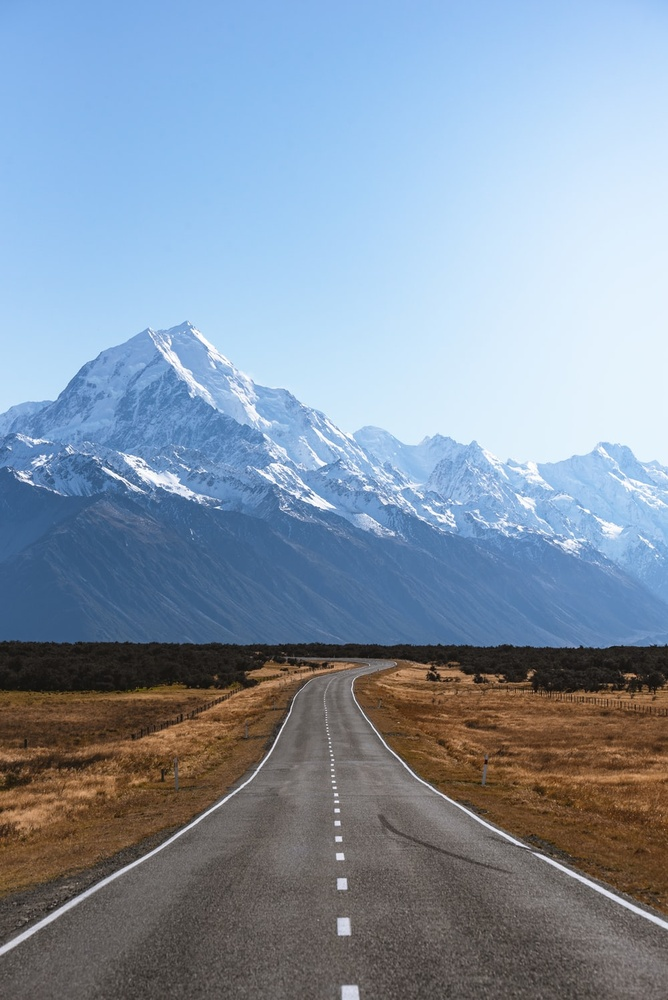
#> input picture road.jpeg, 668 x 1000 px, shrunk from 1000 x 1498 before the run; its folder holds only this picture in this run
$ python image.py
#> lines starting #> are read from the running program, lines starting #| are printed output that depends on the picture; long printed decimals are rounded
# ----------------< Imports >----------------
import cv2
import numpy as np
import scipy.signal
import queue
import threading
import time
from multiprocessing import Process

# ----------------< Variables >----------------
start_time = time.perf_counter()

kernel_size = 10
kernel = ((1 / kernel_size**2) * np.ones(kernel_size**2))
kernel = kernel.reshape((kernel_size, kernel_size))

image_dir_path = 'image_dir/'
images_queue = queue.Queue()

deafult_image_id = 'deafult_id'

# ----------------< Functions >----------------
def image_to_gray(image_path, image_id):
#> called with image_path = 'road.jpeg', image_id = 0
    image = cv2.imread(image_path)
#> image is the input picture: shape (1000, 668, 3); mean B, G, R 167.5, 148.6, 131.8
    gray = cv2.cvtColor(image, cv2.COLOR_BGR2GRAY)
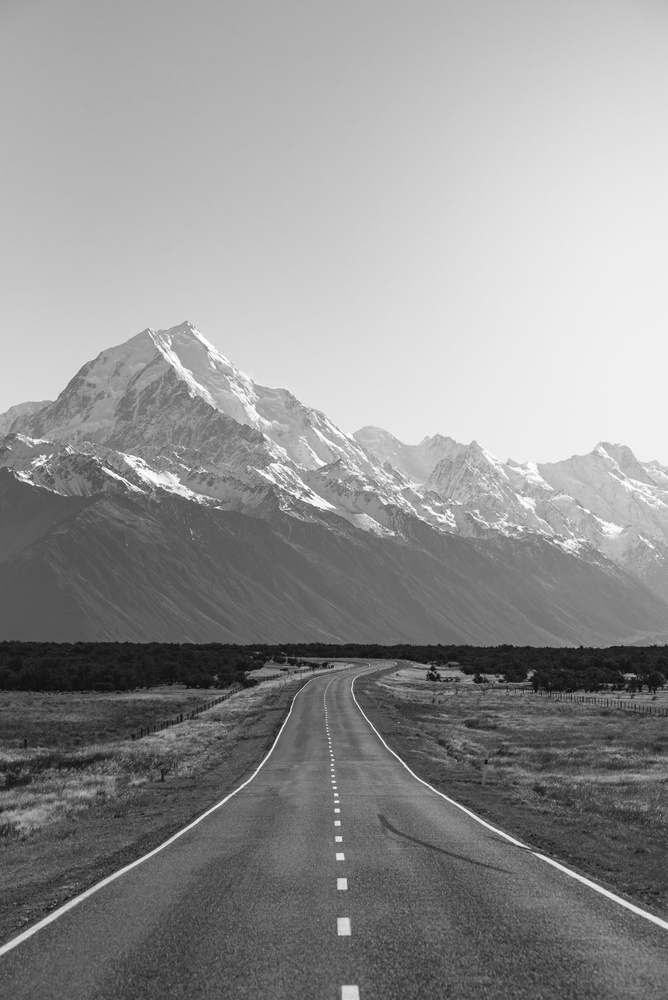
#> gray: shape (1000, 668); min 10, max 255, mean 145.7
    # cv2.imwrite(image_dir_path + image_id + 'gray' + image_path, gray)
    output = scipy.signal.convolve2d(gray, kernel)
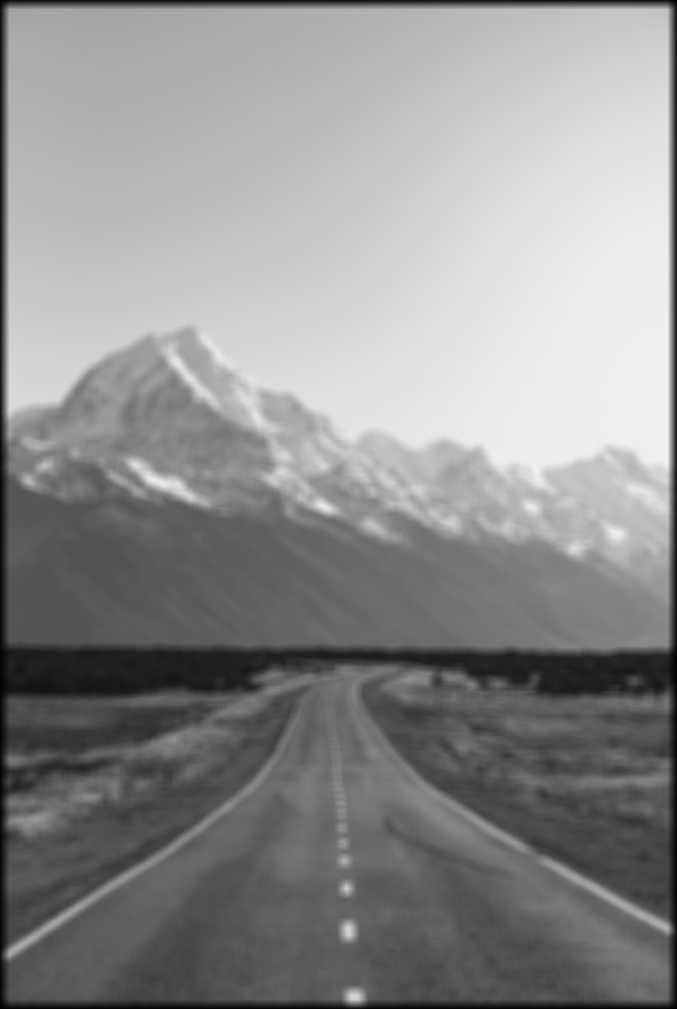
#> output: shape (1009, 677) float64; min 0.76, max 243.4, mean 142.5
    # cv2.imwrite(image_dir_path + str(image_id) + '.jpeg', output)
    cv2.imwrite(f'{image_dir_path}{str(image_id)}.jpeg', output)
    return gray

def push_image_to_queue(image):
    images_queue.put(image)

def pop_image_from_queue():
    return images_queue.get()

def image_to_gray_and_push_to_queue(image_path, image_id):
    image = image_to_gray(image_path, image_id)
    push_image_to_queue(image)

def print_queue():
    print(''.center(75, '-'))
    for i in range(images_queue.qsize()):
        print(pop_image_from_queue())
        print(''.center(75, '-'))

# ----------------< Main Program >----------------
for i in range(10):
    image_to_gray_and_push_to_queue('road.jpeg', i)

finish_time = time.perf_counter()
total_time_1 = finish_time - start_time
#> total_time_1 = 1.59
print(''.center(75, '-'))
print(f'{total_time_1} Seconds')
#| 1.586 Seconds
print(''.center(75, '-'))

for i in range(10):
    thread = threading.Thread(target=image_to_gray_and_push_to_queue, args=('road.jpeg', i))
    thread.start()

finish_time_2 = time.perf_counter()
total_time_2 = finish_time_2 - finish_time
#> total_time_2 = 0.447
print(f'{total_time_2} Seconds')
#| 0.4474 Seconds
print(''.center(75, '-'))


print(f'Was faster X {int(total_time_1/total_time_2)} times!')
#| Was faster X 3 times!
print(''.center(75, '-'))
# print_queue()
